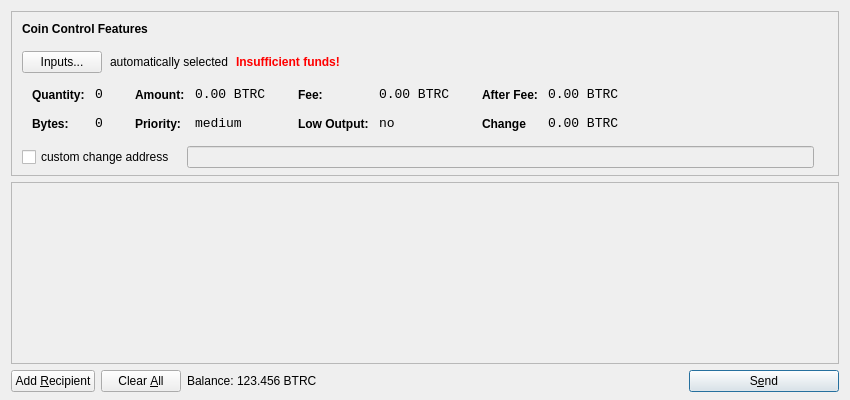
<?xml version="1.0" encoding="UTF-8"?>
<ui version="4.0">
 <class>SendCoinsDialog</class>
 <widget class="QDialog" name="SendCoinsDialog">
  <property name="geometry">
   <rect>
    <x>0</x>
    <y>0</y>
    <width>850</width>
    <height>400</height>
   </rect>
  </property>
  <property name="windowTitle">
   <string>Send Coins</string>
  </property>
  <layout class="QVBoxLayout" name="verticalLayout" stretch="0,1,0">
   <property name="bottomMargin">
    <number>8</number>
   </property>
   <item>
    <widget class="QFrame" name="frameCoinControl">
     <property name="sizePolicy">
      <sizepolicy hsizetype="Expanding" vsizetype="Expanding">
       <horstretch>0</horstretch>
       <verstretch>0</verstretch>
      </sizepolicy>
     </property>
     <property name="maximumSize">
      <size>
       <width>16777215</width>
       <height>16777215</height>
      </size>
     </property>
     <property name="frameShape">
      <enum>QFrame::StyledPanel</enum>
     </property>
     <property name="frameShadow">
      <enum>QFrame::Sunken</enum>
     </property>
     <layout class="QVBoxLayout" name="verticalLayoutCoinControl2">
      <property name="spacing">
       <number>-1</number>
      </property>
      <property name="leftMargin">
       <number>0</number>
      </property>
      <property name="topMargin">
       <number>0</number>
      </property>
      <property name="rightMargin">
       <number>0</number>
      </property>
      <property name="bottomMargin">
       <number>6</number>
      </property>
      <item>
       <layout class="QVBoxLayout" name="verticalLayoutCoinControl" stretch="0,0,0,0,1">
        <property name="spacing">
         <number>0</number>
        </property>
        <property name="leftMargin">
         <number>10</number>
        </property>
        <property name="topMargin">
         <number>10</number>
        </property>
        <item>
         <layout class="QHBoxLayout" name="horizontalLayoutCoinControl1">
          <property name="bottomMargin">
           <number>15</number>
          </property>
          <item>
           <widget class="QLabel" name="labelCoinControlFeatures">
            <property name="sizePolicy">
             <sizepolicy hsizetype="Preferred" vsizetype="Maximum">
              <horstretch>0</horstretch>
              <verstretch>0</verstretch>
             </sizepolicy>
            </property>
            <property name="font">
             <font>
              <weight>75</weight>
              <bold>true</bold>
             </font>
            </property>
            <property name="styleSheet">
             <string notr="true">font-weight:bold;</string>
            </property>
            <property name="text">
             <string>Coin Control Features</string>
            </property>
           </widget>
          </item>
         </layout>
        </item>
        <item>
         <layout class="QHBoxLayout" name="horizontalLayoutCoinControl2" stretch="0,0,0,0">
          <property name="spacing">
           <number>8</number>
          </property>
          <property name="bottomMargin">
           <number>10</number>
          </property>
          <item>
           <widget class="QPushButton" name="pushButtonCoinControl">
            <property name="styleSheet">
             <string notr="true"/>
            </property>
            <property name="text">
             <string>Inputs...</string>
            </property>
           </widget>
          </item>
          <item>
           <widget class="QLabel" name="labelCoinControlAutomaticallySelected">
            <property name="text">
             <string>automatically selected</string>
            </property>
            <property name="margin">
             <number>5</number>
            </property>
           </widget>
          </item>
          <item>
           <widget class="QLabel" name="labelCoinControlInsuffFunds">
            <property name="font">
             <font>
              <weight>75</weight>
              <bold>true</bold>
             </font>
            </property>
            <property name="styleSheet">
             <string notr="true">color:red;font-weight:bold;</string>
            </property>
            <property name="text">
             <string>Insufficient funds!</string>
            </property>
            <property name="margin">
             <number>5</number>
            </property>
           </widget>
          </item>
          <item>
           <spacer name="horizontalSpacerCoinControl">
            <property name="orientation">
             <enum>Qt::Horizontal</enum>
            </property>
            <property name="sizeHint" stdset="0">
             <size>
              <width>40</width>
              <height>1</height>
             </size>
            </property>
           </spacer>
          </item>
         </layout>
        </item>
        <item>
         <widget class="QWidget" name="widgetCoinControl" native="true">
          <property name="sizePolicy">
           <sizepolicy hsizetype="Preferred" vsizetype="Preferred">
            <horstretch>0</horstretch>
            <verstretch>0</verstretch>
           </sizepolicy>
          </property>
          <property name="minimumSize">
           <size>
            <width>0</width>
            <height>0</height>
           </size>
          </property>
          <property name="styleSheet">
           <string notr="true"/>
          </property>
          <layout class="QHBoxLayout" name="horizontalLayoutCoinControl5">
           <property name="margin">
            <number>0</number>
           </property>
           <item>
            <layout class="QHBoxLayout" name="horizontalLayoutCoinControl3" stretch="0,0,0,1">
             <property name="spacing">
              <number>20</number>
             </property>
             <property name="topMargin">
              <number>0</number>
             </property>
             <property name="bottomMargin">
              <number>10</number>
             </property>
             <item>
              <layout class="QFormLayout" name="formLayoutCoinControl1">
               <property name="horizontalSpacing">
                <number>10</number>
               </property>
               <property name="verticalSpacing">
                <number>14</number>
               </property>
               <property name="leftMargin">
                <number>10</number>
               </property>
               <property name="topMargin">
                <number>4</number>
               </property>
               <property name="rightMargin">
                <number>6</number>
               </property>
               <item row="0" column="0">
                <widget class="QLabel" name="labelCoinControlQuantityText">
                 <property name="styleSheet">
                  <string notr="true">font-weight:bold;</string>
                 </property>
                 <property name="text">
                  <string>Quantity:</string>
                 </property>
                 <property name="margin">
                  <number>0</number>
                 </property>
                </widget>
               </item>
               <item row="0" column="1">
                <widget class="QLabel" name="labelCoinControlQuantity">
                 <property name="font">
                  <font>
                   <family>Monospace</family>
                   <pointsize>10</pointsize>
                  </font>
                 </property>
                 <property name="cursor">
                  <cursorShape>IBeamCursor</cursorShape>
                 </property>
                 <property name="contextMenuPolicy">
                  <enum>Qt::ActionsContextMenu</enum>
                 </property>
                 <property name="text">
                  <string>0</string>
                 </property>
                 <property name="margin">
                  <number>0</number>
                 </property>
                 <property name="textInteractionFlags">
                  <set>Qt::LinksAccessibleByMouse|Qt::TextSelectableByKeyboard|Qt::TextSelectableByMouse</set>
                 </property>
                </widget>
               </item>
               <item row="1" column="0">
                <widget class="QLabel" name="labelCoinControlBytesText">
                 <property name="styleSheet">
                  <string notr="true">font-weight:bold;</string>
                 </property>
                 <property name="text">
                  <string>Bytes:</string>
                 </property>
                </widget>
               </item>
               <item row="1" column="1">
                <widget class="QLabel" name="labelCoinControlBytes">
                 <property name="font">
                  <font>
                   <family>Monospace</family>
                   <pointsize>10</pointsize>
                  </font>
                 </property>
                 <property name="cursor">
                  <cursorShape>IBeamCursor</cursorShape>
                 </property>
                 <property name="contextMenuPolicy">
                  <enum>Qt::ActionsContextMenu</enum>
                 </property>
                 <property name="text">
                  <string>0</string>
                 </property>
                 <property name="textInteractionFlags">
                  <set>Qt::LinksAccessibleByMouse|Qt::TextSelectableByKeyboard|Qt::TextSelectableByMouse</set>
                 </property>
                </widget>
               </item>
              </layout>
             </item>
             <item>
              <layout class="QFormLayout" name="formLayoutCoinControl2">
               <property name="horizontalSpacing">
                <number>10</number>
               </property>
               <property name="verticalSpacing">
                <number>14</number>
               </property>
               <property name="leftMargin">
                <number>6</number>
               </property>
               <property name="topMargin">
                <number>4</number>
               </property>
               <property name="rightMargin">
                <number>6</number>
               </property>
               <item row="0" column="0">
                <widget class="QLabel" name="labelCoinControlAmountText">
                 <property name="styleSheet">
                  <string notr="true">font-weight:bold;</string>
                 </property>
                 <property name="text">
                  <string>Amount:</string>
                 </property>
                 <property name="margin">
                  <number>0</number>
                 </property>
                </widget>
               </item>
               <item row="0" column="1">
                <widget class="QLabel" name="labelCoinControlAmount">
                 <property name="font">
                  <font>
                   <family>Monospace</family>
                   <pointsize>10</pointsize>
                  </font>
                 </property>
                 <property name="cursor">
                  <cursorShape>IBeamCursor</cursorShape>
                 </property>
                 <property name="contextMenuPolicy">
                  <enum>Qt::ActionsContextMenu</enum>
                 </property>
                 <property name="text">
                  <string>0.00 BTRC</string>
                 </property>
                 <property name="textInteractionFlags">
                  <set>Qt::LinksAccessibleByMouse|Qt::TextSelectableByKeyboard|Qt::TextSelectableByMouse</set>
                 </property>
                </widget>
               </item>
               <item row="1" column="0">
                <widget class="QLabel" name="labelCoinControlPriorityText">
                 <property name="styleSheet">
                  <string notr="true">font-weight:bold;</string>
                 </property>
                 <property name="text">
                  <string>Priority:</string>
                 </property>
                </widget>
               </item>
               <item row="1" column="1">
                <widget class="QLabel" name="labelCoinControlPriority">
                 <property name="font">
                  <font>
                   <family>Monospace</family>
                   <pointsize>10</pointsize>
                  </font>
                 </property>
                 <property name="cursor">
                  <cursorShape>IBeamCursor</cursorShape>
                 </property>
                 <property name="contextMenuPolicy">
                  <enum>Qt::ActionsContextMenu</enum>
                 </property>
                 <property name="text">
                  <string>medium</string>
                 </property>
                 <property name="textInteractionFlags">
                  <set>Qt::LinksAccessibleByMouse|Qt::TextSelectableByKeyboard|Qt::TextSelectableByMouse</set>
                 </property>
                </widget>
               </item>
              </layout>
             </item>
             <item>
              <layout class="QFormLayout" name="formLayoutCoinControl3">
               <property name="horizontalSpacing">
                <number>10</number>
               </property>
               <property name="verticalSpacing">
                <number>14</number>
               </property>
               <property name="leftMargin">
                <number>6</number>
               </property>
               <property name="topMargin">
                <number>4</number>
               </property>
               <property name="rightMargin">
                <number>6</number>
               </property>
               <item row="0" column="0">
                <widget class="QLabel" name="labelCoinControlFeeText">
                 <property name="styleSheet">
                  <string notr="true">font-weight:bold;</string>
                 </property>
                 <property name="text">
                  <string>Fee:</string>
                 </property>
                 <property name="margin">
                  <number>0</number>
                 </property>
                </widget>
               </item>
               <item row="0" column="1">
                <widget class="QLabel" name="labelCoinControlFee">
                 <property name="font">
                  <font>
                   <family>Monospace</family>
                   <pointsize>10</pointsize>
                  </font>
                 </property>
                 <property name="cursor">
                  <cursorShape>IBeamCursor</cursorShape>
                 </property>
                 <property name="contextMenuPolicy">
                  <enum>Qt::ActionsContextMenu</enum>
                 </property>
                 <property name="text">
                  <string>0.00 BTRC</string>
                 </property>
                 <property name="textInteractionFlags">
                  <set>Qt::LinksAccessibleByMouse|Qt::TextSelectableByKeyboard|Qt::TextSelectableByMouse</set>
                 </property>
                </widget>
               </item>
               <item row="1" column="0">
                <widget class="QLabel" name="labelCoinControlLowOutputText">
                 <property name="styleSheet">
                  <string notr="true">font-weight:bold;</string>
                 </property>
                 <property name="text">
                  <string>Low Output:</string>
                 </property>
                </widget>
               </item>
               <item row="1" column="1">
                <widget class="QLabel" name="labelCoinControlLowOutput">
                 <property name="font">
                  <font>
                   <family>Monospace</family>
                   <pointsize>10</pointsize>
                  </font>
                 </property>
                 <property name="cursor">
                  <cursorShape>IBeamCursor</cursorShape>
                 </property>
                 <property name="contextMenuPolicy">
                  <enum>Qt::ActionsContextMenu</enum>
                 </property>
                 <property name="text">
                  <string>no</string>
                 </property>
                 <property name="textInteractionFlags">
                  <set>Qt::LinksAccessibleByMouse|Qt::TextSelectableByKeyboard|Qt::TextSelectableByMouse</set>
                 </property>
                </widget>
               </item>
              </layout>
             </item>
             <item>
              <layout class="QFormLayout" name="formLayoutCoinControl4">
               <property name="horizontalSpacing">
                <number>10</number>
               </property>
               <property name="verticalSpacing">
                <number>14</number>
               </property>
               <property name="leftMargin">
                <number>6</number>
               </property>
               <property name="topMargin">
                <number>4</number>
               </property>
               <property name="rightMargin">
                <number>6</number>
               </property>
               <item row="0" column="0">
                <widget class="QLabel" name="labelCoinControlAfterFeeText">
                 <property name="styleSheet">
                  <string notr="true">font-weight:bold;</string>
                 </property>
                 <property name="text">
                  <string>After Fee:</string>
                 </property>
                 <property name="margin">
                  <number>0</number>
                 </property>
                </widget>
               </item>
               <item row="0" column="1">
                <widget class="QLabel" name="labelCoinControlAfterFee">
                 <property name="font">
                  <font>
                   <family>Monospace</family>
                   <pointsize>10</pointsize>
                  </font>
                 </property>
                 <property name="cursor">
                  <cursorShape>IBeamCursor</cursorShape>
                 </property>
                 <property name="contextMenuPolicy">
                  <enum>Qt::ActionsContextMenu</enum>
                 </property>
                 <property name="text">
                  <string>0.00 BTRC</string>
                 </property>
                 <property name="textInteractionFlags">
                  <set>Qt::LinksAccessibleByMouse|Qt::TextSelectableByKeyboard|Qt::TextSelectableByMouse</set>
                 </property>
                </widget>
               </item>
               <item row="1" column="0">
                <widget class="QLabel" name="labelCoinControlChangeText">
                 <property name="styleSheet">
                  <string notr="true">font-weight:bold;</string>
                 </property>
                 <property name="text">
                  <string>Change</string>
                 </property>
                </widget>
               </item>
               <item row="1" column="1">
                <widget class="QLabel" name="labelCoinControlChange">
                 <property name="font">
                  <font>
                   <family>Monospace</family>
                   <pointsize>10</pointsize>
                  </font>
                 </property>
                 <property name="cursor">
                  <cursorShape>IBeamCursor</cursorShape>
                 </property>
                 <property name="contextMenuPolicy">
                  <enum>Qt::ActionsContextMenu</enum>
                 </property>
                 <property name="text">
                  <string>0.00 BTRC</string>
                 </property>
                 <property name="textInteractionFlags">
                  <set>Qt::LinksAccessibleByMouse|Qt::TextSelectableByKeyboard|Qt::TextSelectableByMouse</set>
                 </property>
                </widget>
               </item>
              </layout>
             </item>
            </layout>
           </item>
          </layout>
         </widget>
        </item>
        <item>
         <layout class="QHBoxLayout" name="horizontalLayoutCoinControl4" stretch="0,0,0">
          <property name="spacing">
           <number>12</number>
          </property>
          <property name="sizeConstraint">
           <enum>QLayout::SetDefaultConstraint</enum>
          </property>
          <property name="topMargin">
           <number>5</number>
          </property>
          <property name="rightMargin">
           <number>5</number>
          </property>
          <item>
           <widget class="QCheckBox" name="checkBoxCoinControlChange">
            <property name="text">
             <string>custom change address</string>
            </property>
           </widget>
          </item>
          <item>
           <widget class="QLineEdit" name="lineEditCoinControlChange">
            <property name="enabled">
             <bool>false</bool>
            </property>
            <property name="sizePolicy">
             <sizepolicy hsizetype="Expanding" vsizetype="Fixed">
              <horstretch>0</horstretch>
              <verstretch>0</verstretch>
             </sizepolicy>
            </property>
           </widget>
          </item>
          <item>
           <widget class="QLabel" name="labelCoinControlChangeLabel">
            <property name="sizePolicy">
             <sizepolicy hsizetype="Preferred" vsizetype="Expanding">
              <horstretch>0</horstretch>
              <verstretch>0</verstretch>
             </sizepolicy>
            </property>
            <property name="minimumSize">
             <size>
              <width>0</width>
              <height>0</height>
             </size>
            </property>
            <property name="text">
             <string/>
            </property>
            <property name="margin">
             <number>3</number>
            </property>
           </widget>
          </item>
         </layout>
        </item>
        <item>
         <spacer name="verticalSpacerCoinControl">
          <property name="orientation">
           <enum>Qt::Vertical</enum>
          </property>
          <property name="sizeHint" stdset="0">
           <size>
            <width>800</width>
            <height>1</height>
           </size>
          </property>
         </spacer>
        </item>
       </layout>
      </item>
     </layout>
    </widget>
   </item>
   <item>
    <widget class="QScrollArea" name="scrollArea">
     <property name="widgetResizable">
      <bool>true</bool>
     </property>
     <widget class="QWidget" name="scrollAreaWidgetContents">
      <property name="geometry">
       <rect>
        <x>0</x>
        <y>0</y>
        <width>830</width>
        <height>165</height>
       </rect>
      </property>
      <layout class="QVBoxLayout" name="verticalLayout_2">
       <property name="margin">
        <number>0</number>
       </property>
       <item>
        <layout class="QVBoxLayout" name="entries">
         <property name="spacing">
          <number>6</number>
         </property>
        </layout>
       </item>
       <item>
        <spacer name="verticalSpacer">
         <property name="orientation">
          <enum>Qt::Vertical</enum>
         </property>
         <property name="sizeHint" stdset="0">
          <size>
           <width>20</width>
           <height>40</height>
          </size>
         </property>
        </spacer>
       </item>
      </layout>
     </widget>
    </widget>
   </item>
   <item>
    <layout class="QHBoxLayout" name="horizontalLayout">
     <item>
      <widget class="QPushButton" name="addButton">
       <property name="toolTip">
        <string>Send to multiple recipients at once</string>
       </property>
       <property name="text">
        <string>Add &amp;Recipient</string>
       </property>
       <property name="icon">
        <iconset resource="../bitcoin.qrc">
         <normaloff>:/icons/add</normaloff>:/icons/add</iconset>
       </property>
       <property name="autoDefault">
        <bool>false</bool>
       </property>
      </widget>
     </item>
     <item>
      <widget class="QPushButton" name="clearButton">
       <property name="sizePolicy">
        <sizepolicy hsizetype="Minimum" vsizetype="Fixed">
         <horstretch>0</horstretch>
         <verstretch>0</verstretch>
        </sizepolicy>
       </property>
       <property name="toolTip">
        <string>Remove all transaction fields</string>
       </property>
       <property name="text">
        <string>Clear &amp;All</string>
       </property>
       <property name="icon">
        <iconset resource="../bitcoin.qrc">
         <normaloff>:/icons/remove</normaloff>:/icons/remove</iconset>
       </property>
       <property name="autoRepeatDelay">
        <number>300</number>
       </property>
       <property name="autoDefault">
        <bool>false</bool>
       </property>
      </widget>
     </item>
     <item>
      <layout class="QHBoxLayout" name="horizontalLayout_2">
       <property name="spacing">
        <number>3</number>
       </property>
       <item>
        <widget class="QLabel" name="label">
         <property name="sizePolicy">
          <sizepolicy hsizetype="Preferred" vsizetype="Fixed">
           <horstretch>0</horstretch>
           <verstretch>0</verstretch>
          </sizepolicy>
         </property>
         <property name="text">
          <string>Balance:</string>
         </property>
        </widget>
       </item>
       <item>
        <widget class="QLabel" name="labelBalance">
         <property name="sizePolicy">
          <sizepolicy hsizetype="Preferred" vsizetype="Fixed">
           <horstretch>0</horstretch>
           <verstretch>0</verstretch>
          </sizepolicy>
         </property>
         <property name="cursor">
          <cursorShape>IBeamCursor</cursorShape>
         </property>
         <property name="text">
          <string>123.456 BTRC</string>
         </property>
         <property name="textInteractionFlags">
          <set>Qt::LinksAccessibleByMouse|Qt::TextSelectableByKeyboard|Qt::TextSelectableByMouse</set>
         </property>
        </widget>
       </item>
      </layout>
     </item>
     <item>
      <spacer name="horizontalSpacer">
       <property name="orientation">
        <enum>Qt::Horizontal</enum>
       </property>
       <property name="sizeHint" stdset="0">
        <size>
         <width>40</width>
         <height>20</height>
        </size>
       </property>
      </spacer>
     </item>
     <item>
      <widget class="QPushButton" name="sendButton">
       <property name="minimumSize">
        <size>
         <width>150</width>
         <height>0</height>
        </size>
       </property>
       <property name="toolTip">
        <string>Confirm the send action</string>
       </property>
       <property name="text">
        <string>S&amp;end</string>
       </property>
       <property name="icon">
        <iconset resource="../bitcoin.qrc">
         <normaloff>:/icons/send</normaloff>:/icons/send</iconset>
       </property>
       <property name="default">
        <bool>true</bool>
       </property>
      </widget>
     </item>
    </layout>
   </item>
  </layout>
 </widget>
 <resources>
  <include location="../bitcoin.qrc"/>
 </resources>
 <connections/>
</ui>
